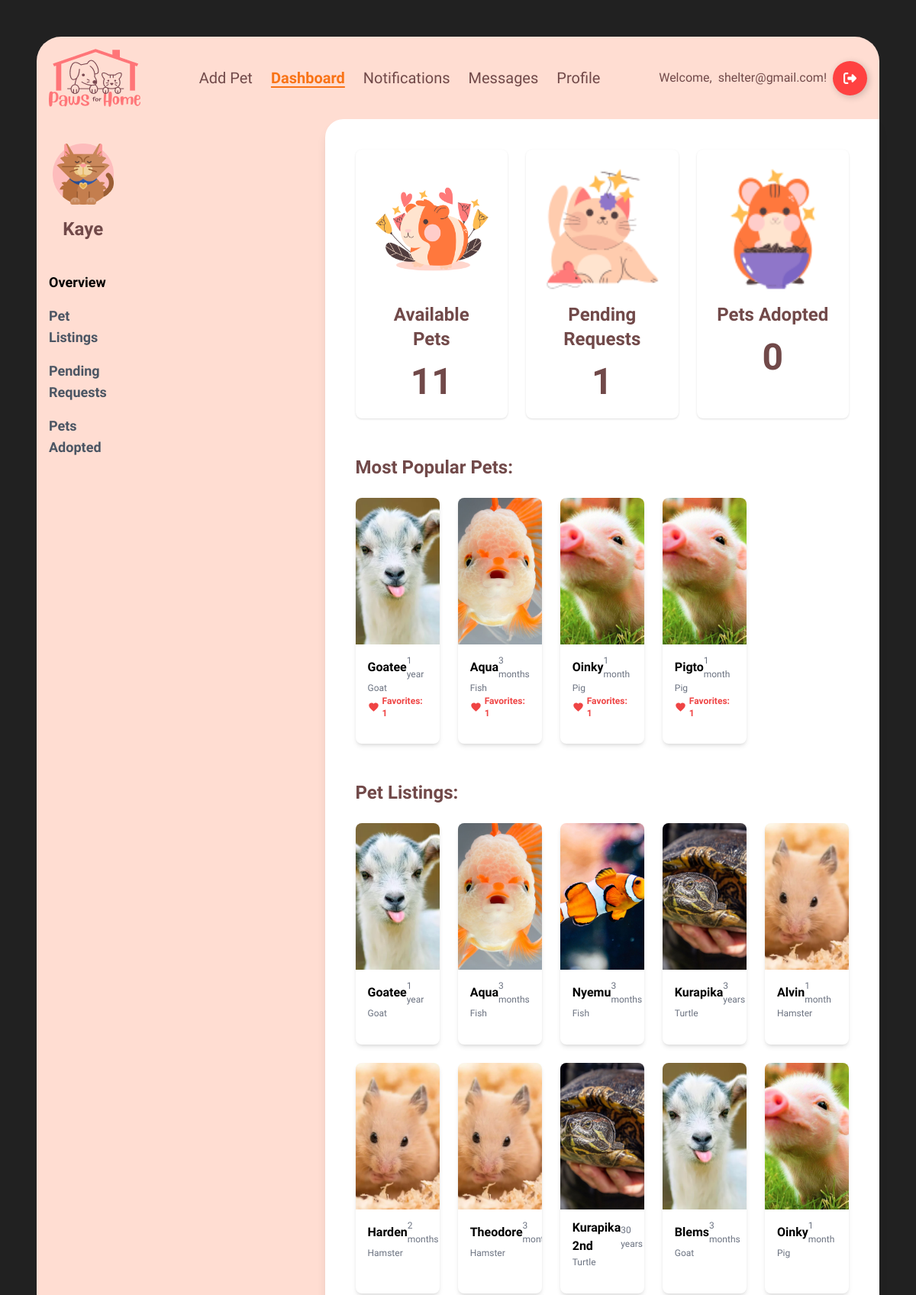
/shelterdashboard/ (signed in, upper part), run on an earlier commit of the app's database.
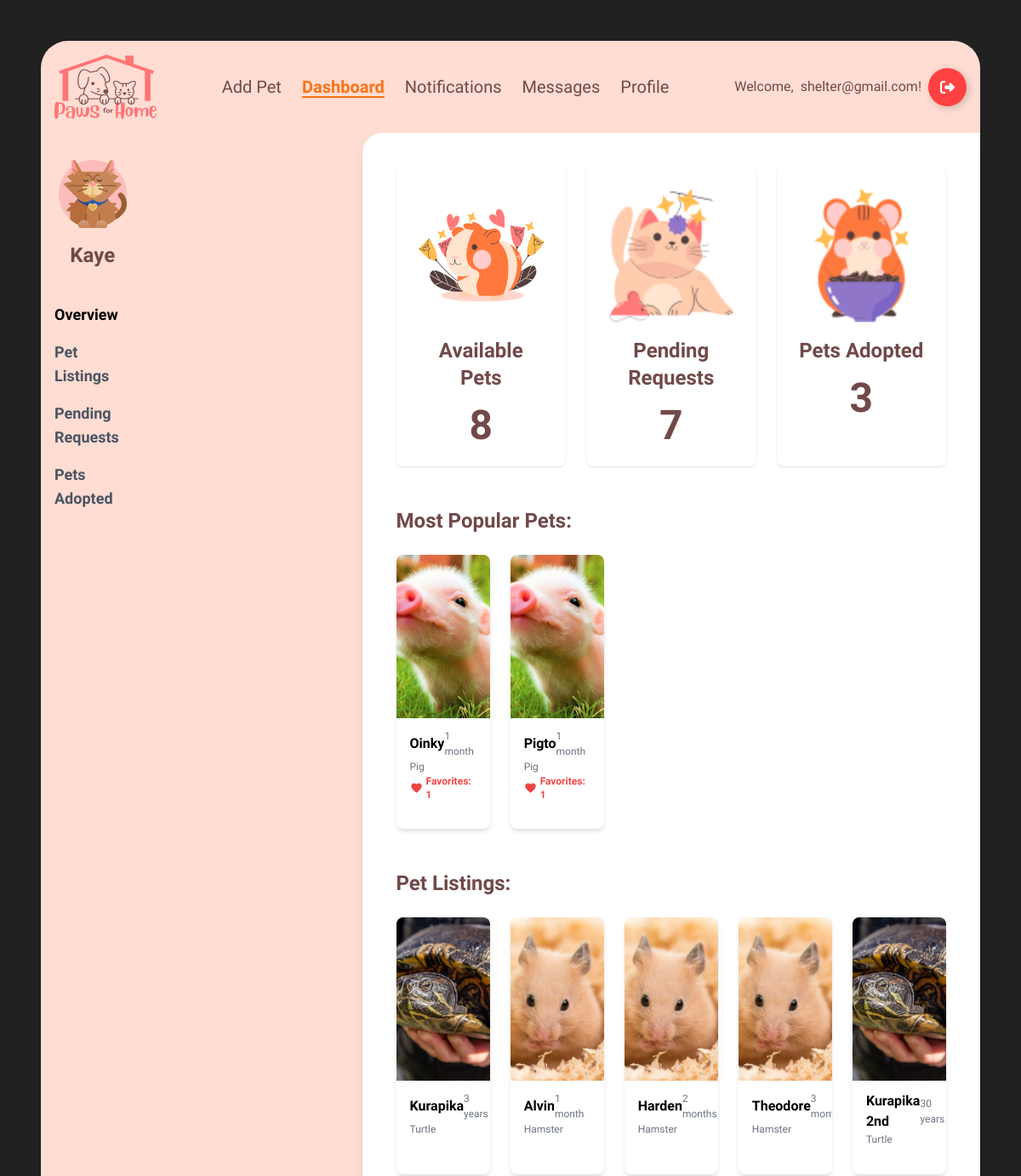
And on a later commit of the database.
### pets/models.py (models this page shows, shortened)
class Pet(models.Model):
    STATUS_CHOICES = [
        (1, 'Available'),
        (2, 'Adopted'),
    ]
    TYPE_CHOICES = [
    ('Dog', 'Dog'),
    ('Cat', 'Cat'),
    ('Bird', 'Bird'),
    ('Fish', 'Fish'),
    ('Rabbit', 'Rabbit'),
    ('Hamster', 'Hamster'),
    ('Guinea Pig', 'Guinea Pig'),
    ('Frog', 'Frog'),
    ('Ferret', 'Ferret'),
    ('Chinchilla', 'Chinchilla'),
    ('Hedgehog', 'Hedgehog'),
    ('Mouse', 'Mouse'),
    ('Rat', 'Rat'),
    ('Turtle', 'Turtle'),
    ('Snake', 'Snake'),
    ('Lizard', 'Lizard'),
    ('Parrot', 'Parrot'),
    ('Canary', 'Canary'),
    ('Budgerigar', 'Budgerigar'),
    ('Cockatoo', 'Cockatoo'),
    ('Macaw', 'Macaw'),
    ('Lovebird', 'Lovebird'),
    ('Quail', 'Quail'),
    ('Duck', 'Duck'),
    ('Chicken', 'Chicken'),
    ('Goat', 'Goat'),
    ('Pig', 'Pig'),
    ('Spider', 'Spider'),
    ('Tarantula', 'Tarantula'),
    ('Other', 'Other'),
    ]
    name = models.CharField(max_length=100)
    image = models.ImageField(upload_to='pets/', default='pets/default_pet.jpg')
    type = models.CharField(choices=TYPE_CHOICES, max_length=20, default='other')
    age_years = models.IntegerField(default=0)
    age_months = models.IntegerField(default=0)
    description = models.TextField(blank=True,null=True)
    location = models.TextField(blank=True,null=True, default='N/A')
    breed = models.CharField(max_length=50, blank=True, null=True)
    adoption_fee = models.IntegerField(default=0, blank=True)
    status = models.IntegerField(choices=STATUS_CHOICES, default=1)
    created_at = models.DateTimeField(auto_now_add=True)
    owner = models.ForeignKey(settings.AUTH_USER_MODEL, on_delete=models.CASCADE, null=True)
    is_deleted = models.BooleanField(default=False)

### main/decorators.py (the view)
    def _wrapped_view(request, *args, **kwargs):
        if request.user.account_type != 'shelter':
            return render(request, '403.html', {}, status=403)
        return view_func(request, *args, **kwargs)

### pets/views.py (called while the page is built)
@login_required
@shelter_required
def dashpets(request):
    pets = Pet.objects.filter(owner=request.user, status=1,is_deleted=False)
    pet_count = pets.count()
    adoption_requests = AdoptionRequest.objects.filter(pet__in=pets,status = 1)
    pending_count = adoption_requests.count()
    popular_pets = (
        pets.annotate(favorites_count=Count('favorite'))
        .filter(favorites_count__gt=0)
        .order_by('-favorites_count')
    )
    adopted_count = Pet.objects.filter(owner=request.user, status=2).count()
    return render(request, 'shelterdashboard.html', {
        'pets': pets,
        'pet_count': pet_count,
        'pending_count': pending_count,
        'adopted_count': adopted_count,
        'popular_pets': popular_pets,
    })

### main/templates/shelterdashboard.html (shortened to what the changed rows need)
{% extends "base.html" %}
{% block content %}
{% load static %}
  <div class="flex flex-grow">
    <aside class="bg-[#FFDDD2] w-64 py-8 px-4 flex flex-col ">
      <h1 class="text-2xl font-bold text-center mt-4">{{request.user.first_name}}</h1>
    </aside>
<main class="flex-grow bg-white ml-64 p-10 rounded-tl-3xl shadow-lg max-w-[90%] xl:max-w-[85%] mx-auto">
  <section class="mb-12">
    <div class="grid grid-cols-3 gap-6">
      <div class="bg-white p-6 rounded-lg text-center shadow">
        <img src="{% static 'images/guineapigLogin.png' %}" alt="Available Pets" class="h-40 mx-auto">
        <h3 class="text-2xl font-bold mt-4">Available Pets</h3>
        <p class="text-5xl font-extrabold mt-4">{{ pet_count }}</p>
      </div>
      <div class="bg-white p-6 rounded-lg text-center shadow">
        <img src="{% static 'images/catshelterboardpic.png' %}" alt="Pending Requests" class="h-40 mx-auto">
        <h3 class="text-2xl font-bold mt-4">Pending Requests</h3>
        <p class="text-5xl font-extrabold mt-4">{{pending_count}}</p>
      </div>
      <div class="bg-white p-6 rounded-lg text-center shadow">
        <img src="{% static 'images/shelterboardpic3.png' %}" alt="Pets Adopted" class="h-40 mx-auto">
        <h3 class="text-2xl font-bold mt-4">Pets Adopted</h3>
        <p class="text-5xl font-extrabold mt-4">{{ adopted_count }}</p>
    </div>
    </div>
  </section>
  <section class="mb-12">
    <div class="grid grid-cols-5 gap-6">
        {% for pet in popular_pets %}
        <div class="bg-white rounded-lg shadow-md overflow-hidden">
          <img src="{{ pet.image.url }}" alt="{{ pet.name }}" class="w-full h-48 object-cover">
          <div class="px-4 pt-3 pb-8">
              <div class="flex justify-between items-center">
                  <h3 class="font-bold text-[16px] text-black">{{ pet.name }}</h3>
                  <p class="text-gray-500 text-[12px]">
                      {% if pet.age_years > 0 %}
                          {% if pet.age_years > 1 %}
                          {{ pet.age_years }} years
                          {% else %}
                          {{ pet.age_years }} year
                          {% endif %}
                      {% else %}
                          {% if pet.age_months > 1 %}
                          {{ pet.age_months }} months
                          {% else %}
                          {{ pet.age_months }} month
                          {% endif %}
                      {% endif %}
                  </p>
              </div>
              <span class="text-gray-500 text-[12px] block mt-0">{{ pet.type }}</span>
              <p class="flex items-center text-red-500 font-bold text-xs">
                <svg xmlns="http://www.w3.org/2000/svg" fill="currentColor" class="h-4 w-4 mr-1" viewBox="0 0 24 24">
                    <path d="M12 21.35l-1.45-1.32C5.4 15.36 2 12.28 2 8.5 2 5.42 4.42 3 7.5 3c1.74 0 3.41.81 4.5 2.09C13.09 3.81 14.76 3 16.5 3 19.58 3 22 5.42 22 8.5c0 3.78-3.4 6.86-8.55 11.54L12 21.35z"/>
                </svg>
                Favorites: {{ pet.favorites_count }}
            </p>
          </div>
            </div>
        {% empty %}
            <p class="text-gray-500">No popular pets to show.</p>
        {% endfor %}
    </div>
</section>
  <section>
    <div class="grid grid-cols-5 gap-6">
      {% for pet in pets %}
      <div class="bg-white rounded-lg shadow-md overflow-hidden">
        <img src="{{ pet.image.url }}" alt="{{ pet.name }}" class="w-full h-48 object-cover">
        <div class="px-4 pt-3 pb-8">
            <div class="flex justify-between items-center">
                <h3 class="font-bold text-[16px] text-black">{{ pet.name }}</h3>
                <p class="text-gray-500 text-[12px]">
                    {% if pet.age_years > 0 %}
                        {% if pet.age_years > 1 %}
                        {{ pet.age_years }} years
                        {% else %}
                        {{ pet.age_years }} year
                        {% endif %}
                    {% else %}
                        {% if pet.age_months > 1 %}
                        {{ pet.age_months }} months
                        {% else %}
                        {{ pet.age_months }} month
                        {% endif %}
                    {% endif %}
                </p>
            </div>
            <span class="text-gray-500 text-[12px] block mt-0">{{ pet.type }}</span>
        </div>
          </div>
        {% empty %}
          <p class="text-gray-500">You have no pets listed for adoption.</p>
        {% endfor %}
    </div>
  </section>
</main>
  </div>
  {% endblock%}

What changed in the data, as far as the page shows it:
no longer on this page (row edited): Pet: image (picture), name "Goatee", age_years "1", type "Goat", favorites_count "1"
no longer on one of the page's lists (row unchanged): Pet: name "Oinky", age_months "1", type "Pig"
no longer on this page (row edited): Pet: image (picture), name "Aqua", age_months "3", type "Fish", favorites_count "1"
no longer on this page (row edited): Pet: image (picture), name "Nyemu", age_months "3", type "Fish", shown under "Pet Listings:"
no longer on this page (row unchanged): Pet: image (picture), name "Blems", age_months "3", type "Goat", shown under "Pet Listings:"
Also different on the page:
{{ pet_count }}: "11" → "8"
{{ pending_count }}: "1" → "7"
{{ adopted_count }}: "0" → "3"
